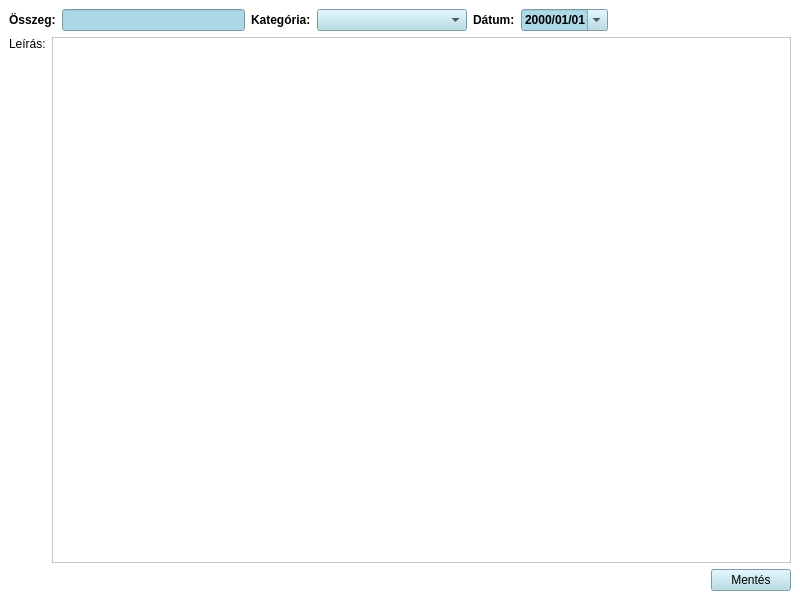
<?xml version="1.0" encoding="UTF-8"?>
<ui version="4.0">
 <class>ActivityShoppingItem</class>
 <widget class="QMainWindow" name="ActivityShoppingItem">
  <property name="geometry">
   <rect>
    <x>0</x>
    <y>0</y>
    <width>800</width>
    <height>600</height>
   </rect>
  </property>
  <property name="windowTitle">
   <string>MainWindow</string>
  </property>
  <property name="styleSheet">
   <string notr="true">background-color: white;</string>
  </property>
  <widget class="QWidget" name="centralwidget">
   <layout class="QVBoxLayout" name="verticalLayout">
    <item>
     <layout class="QHBoxLayout" name="horizontalLayout">
      <item>
       <widget class="QLabel" name="labelCost">
        <property name="font">
         <font>
          <bold>true</bold>
         </font>
        </property>
        <property name="text">
         <string>Összeg:</string>
        </property>
       </widget>
      </item>
      <item>
       <widget class="QLineEdit" name="lineEditCost">
        <property name="font">
         <font>
          <bold>true</bold>
         </font>
        </property>
        <property name="styleSheet">
         <string notr="true">background-color: rgb(173, 216, 230);</string>
        </property>
        <property name="alignment">
         <set>Qt::AlignRight|Qt::AlignTrailing|Qt::AlignVCenter</set>
        </property>
       </widget>
      </item>
      <item>
       <widget class="QLabel" name="labelCategory">
        <property name="font">
         <font>
          <bold>true</bold>
         </font>
        </property>
        <property name="text">
         <string>Kategória:</string>
        </property>
       </widget>
      </item>
      <item>
       <widget class="QComboBox" name="comboBoxCategories">
        <property name="minimumSize">
         <size>
          <width>150</width>
          <height>0</height>
         </size>
        </property>
        <property name="font">
         <font>
          <bold>true</bold>
         </font>
        </property>
        <property name="styleSheet">
         <string notr="true">background-color: rgb(173, 216, 230);</string>
        </property>
       </widget>
      </item>
      <item>
       <widget class="QLabel" name="labelDate">
        <property name="font">
         <font>
          <bold>true</bold>
         </font>
        </property>
        <property name="text">
         <string>Dátum:</string>
        </property>
       </widget>
      </item>
      <item>
       <widget class="QDateEdit" name="dateEdit">
        <property name="font">
         <font>
          <bold>true</bold>
         </font>
        </property>
        <property name="styleSheet">
         <string notr="true">background-color: rgb(173, 216, 230);</string>
        </property>
        <property name="displayFormat">
         <string>yyyy/MM/dd</string>
        </property>
        <property name="calendarPopup">
         <bool>true</bool>
        </property>
       </widget>
      </item>
      <item>
       <spacer name="horizontalSpacer">
        <property name="orientation">
         <enum>Qt::Horizontal</enum>
        </property>
        <property name="sizeHint" stdset="0">
         <size>
          <width>40</width>
          <height>20</height>
         </size>
        </property>
       </spacer>
      </item>
     </layout>
    </item>
    <item>
     <layout class="QHBoxLayout" name="horizontalLayout_2">
      <item alignment="Qt::AlignTop">
       <widget class="QLabel" name="labelComment">
        <property name="text">
         <string>Leírás:</string>
        </property>
       </widget>
      </item>
      <item>
       <widget class="QTextEdit" name="textEditComment"/>
      </item>
     </layout>
    </item>
    <item alignment="Qt::AlignRight">
     <widget class="QPushButton" name="pushButtonSave">
      <property name="maximumSize">
       <size>
        <width>150</width>
        <height>16777215</height>
       </size>
      </property>
      <property name="styleSheet">
       <string notr="true">background-color: rgb(173, 216, 230);
font: 700 9pt &quot;Segoe UI&quot;;</string>
      </property>
      <property name="text">
       <string>Mentés</string>
      </property>
     </widget>
    </item>
   </layout>
  </widget>
 </widget>
 <resources/>
 <connections/>
</ui>
